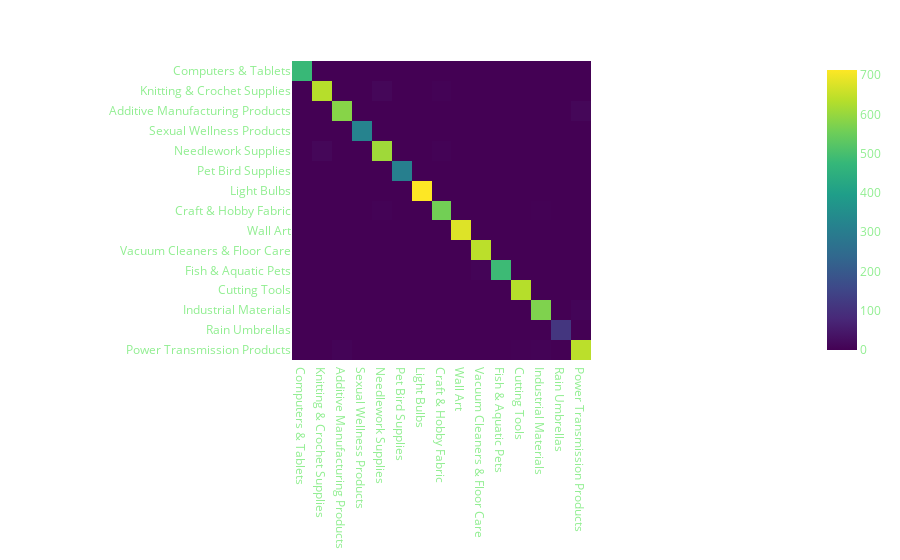

This figure's notebook cell:
### Code cell
cm = confusion_matrix(nb_label_test, best_pred, labels=models[0].classes_)
top_inds = [list(models[0].classes_).index(i) for i in top15["Category"]]

cm[np.array(top_inds)[:, np.newaxis], top_inds]

fig = px.imshow(cm[np.array(top_inds)[:, np.newaxis], top_inds], x=top15["Category"], y=top15["Category"])
# fig.update_layout(xaxis_showticklabels=False, yaxis_showticklabels=False, height=800)
fig.update_layout(height=700)
fig.show()

### Figure 1 — Plotly figure (JSON) as saved in the notebook; plotly's stock layout.template omitted (floating-point values rounded to 4 significant figures; data arrays with more than 128 entries replaced by an {"elided": "..."} marker saying what was removed)
{"data": [{"coloraxis": "coloraxis", "hovertemplate": "x: %{x}<br>y: %{y}<br>color: %{z}<extra></extra>", "name": "0", "type": "heatmap", "x": ["Computers & Tablets", "Knitting & Crochet Supplies", "Additive Manufacturing Products", "Sexual Wellness Products", "Needlework Supplies", "Pet Bird Supplies", "Light Bulbs", "Craft & Hobby Fabric", "Wall Art", "Vacuum Cleaners & Floor Care", "Fish & Aquatic Pets", "Cutting Tools", "Industrial Materials", "Rain Umbrellas", "Power Transmission Products"], "xaxis": "x", "y": ["Computers & Tablets", "Knitting & Crochet Supplies", "Additive Manufacturing Products", "Sexual Wellness Products", "Needlework Supplies", "Pet Bird Supplies", "Light Bulbs", "Craft & Hobby Fabric", "Wall Art", "Vacuum Cleaners & Floor Care", "Fish & Aquatic Pets", "Cutting Tools", "Industrial Materials", "Rain Umbrellas", "Power Transmission Products"], "yaxis": "y", "z": {"elided": "15x15 int values"}}], "layout": {"autosize": true, "coloraxis": {"colorscale": [[0, "#440154"], [0.1111, "#482878"], [0.2222, "#3e4989"], [0.3333, "#31688e"], [0.4444, "#26828e"], [0.5556, "#1f9e89"], [0.6667, "#35b779"], [0.7778, "#6ece58"], [0.8889, "#b5de2b"], [1, "#fde725"]]}, "margin": {"t": 60}, "xaxis": {"anchor": "y", "autorange": true, "constrain": "domain", "domain": [0.2478, 0.7522], "range": [-0.5, 14.5], "scaleanchor": "y", "type": "category"}, "yaxis": {"anchor": "x", "autorange": true, "constrain": "domain", "domain": [0, 1], "range": [14.5, -0.5], "type": "category"}}}
